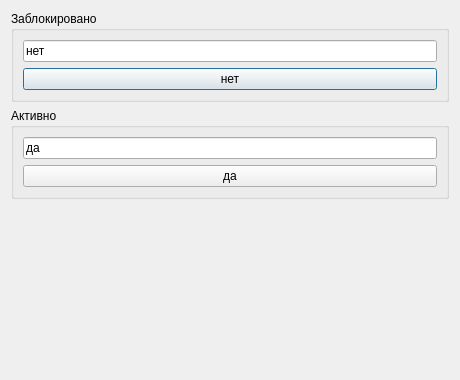
<?xml version="1.0" encoding="UTF-8"?>
<ui version="4.0"><class>Dialog</class><widget class="QDialog" name="Dialog"><property name="geometry"><rect><x>0</x><y>0</y><width>460</width><height>380</height></rect></property><property name="windowTitle"><string>#114 groups/199_group_disabled</string></property><layout class="QVBoxLayout" name="verticalLayout"><property name="leftMargin"><number>11</number></property><property name="topMargin"><number>11</number></property><property name="rightMargin"><number>11</number></property><property name="bottomMargin"><number>11</number></property><property name="spacing"><number>6</number></property><item><widget class="QGroupBox" name="g1"><property name="title"><string>Заблокировано</string></property><layout class="QVBoxLayout" name="g1Layout"><property name="leftMargin"><number>9</number></property><property name="topMargin"><number>9</number></property><property name="rightMargin"><number>9</number></property><property name="bottomMargin"><number>9</number></property><property name="spacing"><number>6</number></property><item><widget class="QLineEdit" name="e1"><property name="text"><string>нет</string></property></widget></item><item><widget class="QPushButton" name="b1"><property name="text"><string>нет</string></property></widget></item></layout></widget></item><item><widget class="QGroupBox" name="g2"><property name="title"><string>Активно</string></property><layout class="QVBoxLayout" name="g2Layout"><property name="leftMargin"><number>9</number></property><property name="topMargin"><number>9</number></property><property name="rightMargin"><number>9</number></property><property name="bottomMargin"><number>9</number></property><property name="spacing"><number>6</number></property><item><widget class="QLineEdit" name="e2"><property name="text"><string>да</string></property></widget></item><item><widget class="QPushButton" name="b2"><property name="text"><string>да</string></property></widget></item></layout></widget></item><item><spacer name="verticalSpacer"><property name="orientation"><enum>Qt::Orientation::Vertical</enum></property><property name="sizeHint" stdset="0"><size><width>40</width><height>20</height></size></property></spacer></item></layout></widget></ui>
